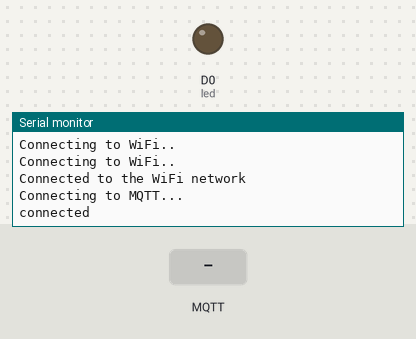
Simulated run of this sketch. Board: ESP8266 (NodeMCU). On the bench: output pins drawn as LEDs (lit = HIGH), the last lines printed to the serial monitor. The inputs (shaded band) are chosen by the test bench. WiFi joins after 1.5 s; servers stay silent unless stated; no MQTT or app messages arrive unless stated.

Above: at 2.7 s.
2.8 s: MQTT message "off" arrives on the first subscribed topic
At 3.5 s:
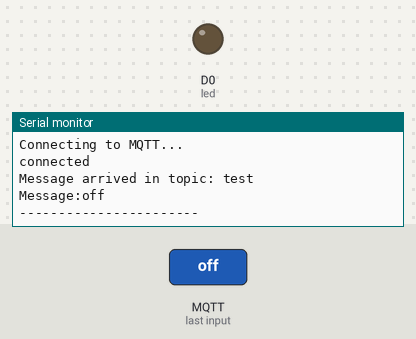
4.3 s: MQTT message "on" arrives on the first subscribed topic
At 4.6 s:
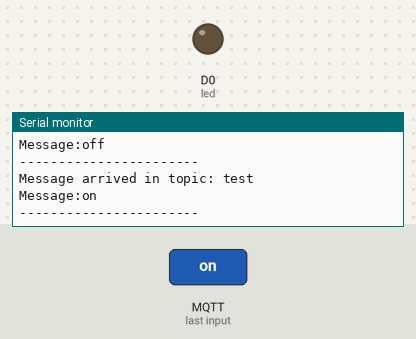
5.8 s: MQTT message "1" arrives on the first subscribed topic
At 7.0 s:
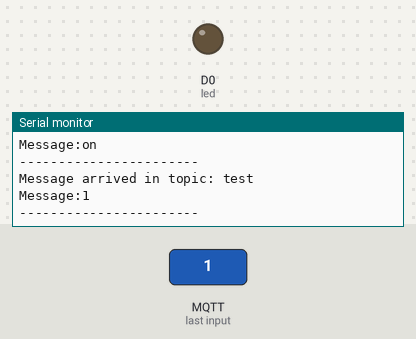

The sketch:

test_mqtt.ino
```cpp
#include <ESP8266WiFi.h>
#include <PubSubClient.h>
#define MAX_MSG_LEN (128)

const char* ssid = "Livebox-2ED0"; // Enter your WiFi name
const char* password =  "959E16E9DA1C23E5E421173C73"; // Enter WiFi password
const char* mqttServer = "192.168.1.24";
const int mqttPort = 1883;
const char* mqttUser = "edmonsoon";
const char* mqttPassword = "pi";

 int led= D0;

WiFiClient espClient;
PubSubClient client(espClient);

void setup() {
   pinMode(led, OUTPUT);

  Serial.begin(115200);

  WiFi.begin(ssid, password);

  while (WiFi.status() != WL_CONNECTED) {
    delay(500);
    Serial.println("Connecting to WiFi..");
  }
  Serial.println("Connected to the WiFi network");

  client.setServer(mqttServer, mqttPort);
  client.setCallback(callback);

  while (!client.connected()) {
    Serial.println("Connecting to MQTT...");

    if (client.connect("ESP8266Client", mqttUser, mqttPassword )) {

      Serial.println("connected");

    } else {

      Serial.print("failed with state ");
      Serial.print(client.state());
      delay(2000);

    }
  }

  client.publish("test", "salut ca va"); //Topic name
  client.subscribe("test");

}
void setLedState(boolean state) {
  // LED logic is inverted, low means on
  digitalWrite(A0, !state);
}

void callback(char* topic, byte* payload, unsigned int length) {

  Serial.print("Message arrived in topic: ");
  Serial.println(topic);

  Serial.print("Message:");
  for (int i = 0; i < length; i++) {
    Serial.print((char)payload[i]);
  }
  static char message[MAX_MSG_LEN+1];
  message[length] = '\0';

  strncpy(message, (char *)payload, length);

  Serial.println();
  Serial.println("-----------------------");

  if (strcmp(message, "off") == 0) {
    setLedState(false);
  } else if (strcmp(message, "on") == 0) {
    setLedState(true);
  }
}


void loop() {
  client.loop();


}
```

Measured:
- after the input at 2.8 s, the serial monitor: prints a new line at once (image 1)
- after the input at 4.3 s, the serial monitor: prints a new line at once (image 2)
- after the input at 5.8 s, the serial monitor: prints a new line at once (image 3)
